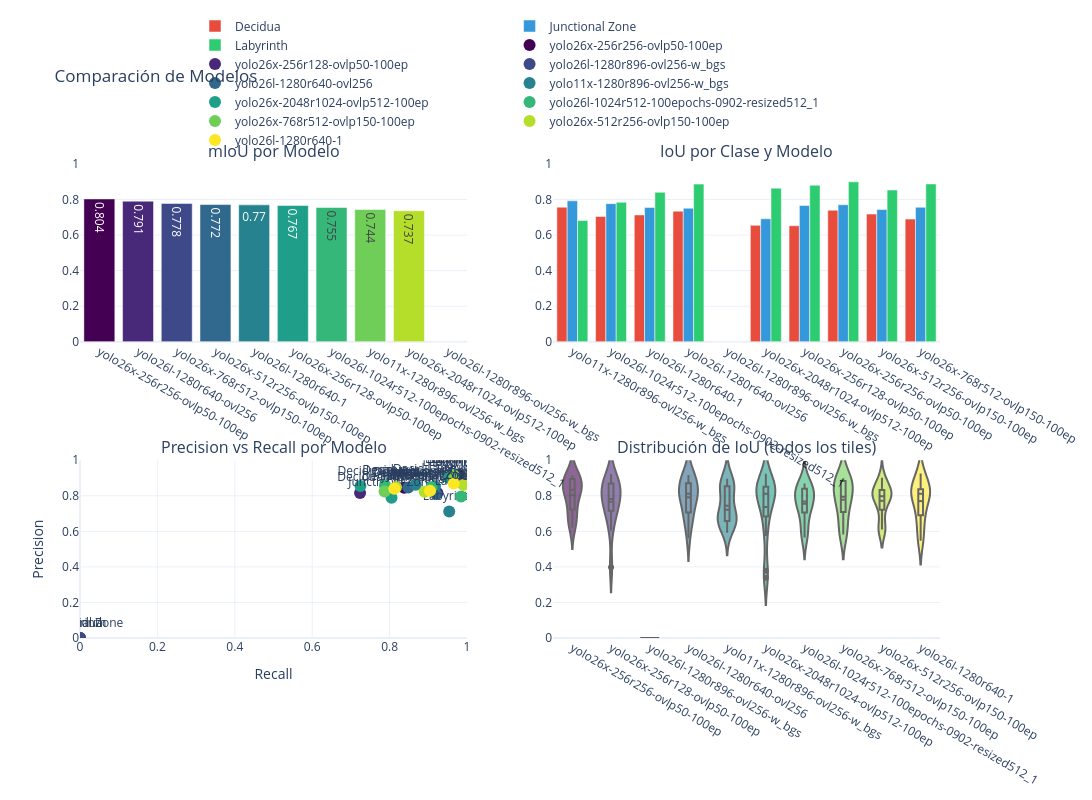

Notebook code cell kept with this figure:
### Code cell
import plotly.graph_objects as go
from plotly.subplots import make_subplots
import plotly.express as px

def create_comparison_dashboard(df, output_path='comparison_dashboard.html'):
    """Dashboard comparativo de todos los modelos"""
    
    models = df['model'].unique()
    classes = df['class_name'].unique()
    
    # CORREGIDO: Usar paleta con más colores o generar colores dinámicamente
    # Opción 1: Usar una paleta más grande
    # colors = px.colors.qualitative.Bold + px.colors.qualitative.Vivid
    
    # Opción 2: Generar colores dinámicamente con una escala continua
    n_models = len(models)
    colors = px.colors.sample_colorscale(
        px.colors.sequential.Viridis, 
        [i/(n_models-1) if n_models > 1 else 0.5 for i in range(n_models)]
    )
    
    fig = make_subplots(
        rows=2, cols=2,
        subplot_titles=(
            'mIoU por Modelo',
            'IoU por Clase y Modelo',
            'Precision vs Recall por Modelo',
            'Distribución de IoU (todos los tiles)'
        ),
        specs=[[{"type": "bar"}, {"type": "bar"}],
               [{"type": "scatter"}, {"type": "violin"}]]
    )
    
    # 1. mIoU global por modelo
    miou_data = df.groupby('model')['iou_mean'].mean().sort_values(ascending=False)
    fig.add_trace(
        go.Bar(x=miou_data.index, y=miou_data.values, 
               marker_color=colors, text=miou_data.values.round(3),
               textposition='auto', showlegend=False),
        row=1, col=1
    )
    
    # 2. IoU por clase
    class_colors = {'Decidua': '#e74c3c', 'Labyrinth': '#2ecc71', 'Junctional Zone': '#3498db'}
    for cls in classes:
        cls_data = df[df['class_name'] == cls].groupby('model')['iou_mean'].mean()
        fig.add_trace(
            go.Bar(name=cls, x=cls_data.index, y=cls_data.values,
                   marker_color=class_colors.get(cls, '#95a5a6')),
            row=1, col=2
        )
    
    # 3. Precision vs Recall - CORREGIDO: colors ahora tiene suficientes elementos
    for i, model in enumerate(models):
        model_data = df[df['model'] == model].groupby('class_name').agg({
            'precision_mean': 'mean',
            'recall_mean': 'mean'
        })
        fig.add_trace(
            go.Scatter(x=model_data['recall_mean'], 
                      y=model_data['precision_mean'],
                      mode='markers+text',
                      name=model,
                      text=model_data.index,
                      textposition='top center',
                      marker=dict(size=12, color=colors[i])),
            row=2, col=1
        )
    fig.update_xaxes(title_text='Recall', row=2, col=1)
    fig.update_yaxes(title_text='Precision', row=2, col=1)
    
    # 4. Distribución de IoU
    for i, model in enumerate(models):
        model_iou = df[df['model'] == model]['iou_mean']
        fig.add_trace(
            go.Violin(y=model_iou, name=model, 
                     fillcolor=colors[i], opacity=0.6,
                     box_visible=True, meanline_visible=True,
                     line_color='black', showlegend=False),
            row=2, col=2
        )
    
    # Layout global
    fig.update_layout(
        height=800, 
        width=1400, 
        title_text="Comparación de Modelos",
        template='plotly_white',
        barmode='group',
        showlegend=True,
        legend=dict(orientation="h", yanchor="bottom", y=1.02, xanchor="center", x=0.5)
    )
    
    fig.update_yaxes(range=[0, 1], row=1, col=1)
    fig.update_yaxes(range=[0, 1], row=1, col=2)
    fig.update_xaxes(range=[0, 1], row=2, col=1)
    fig.update_yaxes(range=[0, 1], row=2, col=1)
    fig.update_yaxes(range=[0, 1], row=2, col=2)
    
    fig.write_html(output_path)
    print(f"Dashboard guardado: {output_path}")
    return fig

# Ejecutar
create_comparison_dashboard(df)

### Figure 1 — Plotly figure (JSON) as saved in the notebook; plotly's stock layout.template omitted (floating-point values rounded to 4 significant figures)
{"data": [{"marker": {"color": ["rgb(68, 1, 84)", "rgb(72, 40, 120)", "rgb(62, 73, 137)", "rgb(49, 104, 142)", "rgb(38, 130, 142)", "rgb(31, 158, 137)", "rgb(53, 183, 121)", "rgb(110, 206, 88)", "rgb(181, 222, 43)", "rgb(253, 231, 37)"]}, "showlegend": false, "text": [0.804, 0.791, 0.778, 0.772, 0.77, 0.767, 0.755, 0.744, 0.737, 0.0], "textposition": "auto", "type": "bar", "x": ["yolo26x-256r256-ovlp50-100ep", "yolo26l-1280r640-ovl256", "yolo26x-768r512-ovlp150-100ep", "yolo26x-512r256-ovlp150-100ep", "yolo26l-1280r640-1", "yolo26x-256r128-ovlp50-100ep", "yolo26l-1024r512-100epochs-0902-resized512_1", "yolo11x-1280r896-ovl256-w_bgs", "yolo26x-2048r1024-ovlp512-100ep", "yolo26l-1280r896-ovl256-w_bgs"], "xaxis": "x", "y": [0.8035, 0.7909, 0.7781, 0.7718, 0.77, 0.7665, 0.7554, 0.7441, 0.7369, 0.0], "yaxis": "y"}, {"marker": {"color": "#e74c3c"}, "name": "Decidua", "type": "bar", "x": ["yolo11x-1280r896-ovl256-w_bgs", "yolo26l-1024r512-100epochs-0902-resized512_1", "yolo26l-1280r640-1", "yolo26l-1280r640-ovl256", "yolo26l-1280r896-ovl256-w_bgs", "yolo26x-2048r1024-ovlp512-100ep", "yolo26x-256r128-ovlp50-100ep", "yolo26x-256r256-ovlp50-100ep", "yolo26x-512r256-ovlp150-100ep", "yolo26x-768r512-ovlp150-100ep"], "xaxis": "x2", "y": [0.7573, 0.7047, 0.7134, 0.7346, 0.0, 0.6547, 0.6526, 0.7398, 0.7181, 0.6901], "yaxis": "y2"}, {"marker": {"color": "#3498db"}, "name": "Junctional Zone", "type": "bar", "x": ["yolo11x-1280r896-ovl256-w_bgs", "yolo26l-1024r512-100epochs-0902-resized512_1", "yolo26l-1280r640-1", "yolo26l-1280r640-ovl256", "yolo26l-1280r896-ovl256-w_bgs", "yolo26x-2048r1024-ovlp512-100ep", "yolo26x-256r128-ovlp50-100ep", "yolo26x-256r256-ovlp50-100ep", "yolo26x-512r256-ovlp150-100ep", "yolo26x-768r512-ovlp150-100ep"], "xaxis": "x2", "y": [0.7928, 0.7769, 0.7559, 0.7512, 0.0, 0.6919, 0.7664, 0.7709, 0.7436, 0.7566], "yaxis": "y2"}, {"marker": {"color": "#2ecc71"}, "name": "Labyrinth", "type": "bar", "x": ["yolo11x-1280r896-ovl256-w_bgs", "yolo26l-1024r512-100epochs-0902-resized512_1", "yolo26l-1280r640-1", "yolo26l-1280r640-ovl256", "yolo26l-1280r896-ovl256-w_bgs", "yolo26x-2048r1024-ovlp512-100ep", "yolo26x-256r128-ovlp50-100ep", "yolo26x-256r256-ovlp50-100ep", "yolo26x-512r256-ovlp150-100ep", "yolo26x-768r512-ovlp150-100ep"], "xaxis": "x2", "y": [0.6822, 0.7845, 0.8408, 0.8869, 0.0, 0.8641, 0.8805, 0.8999, 0.8538, 0.8877], "yaxis": "y2"}, {"marker": {"color": "rgb(68, 1, 84)", "size": 12}, "mode": "markers+text", "name": "yolo26x-256r256-ovlp50-100ep", "text": ["Decidua", "Junctional Zone", "Labyrinth"], "textposition": "top center", "type": "scatter", "x": [0.8379, 0.9122, 0.9782], "xaxis": "x3", "y": [0.8452, 0.8406, 0.9177], "yaxis": "y3"}, {"marker": {"color": "rgb(72, 40, 120)", "size": 12}, "mode": "markers+text", "name": "yolo26x-256r128-ovlp50-100ep", "text": ["Decidua", "Junctional Zone", "Labyrinth"], "textposition": "top center", "type": "scatter", "x": [0.7237, 0.9236, 0.97], "xaxis": "x3", "y": [0.8162, 0.8159, 0.9041], "yaxis": "y3"}, {"marker": {"color": "rgb(62, 73, 137)", "size": 12}, "mode": "markers+text", "name": "yolo26l-1280r896-ovl256-w_bgs", "text": ["Decidua", "Junctional Zone", "Labyrinth"], "textposition": "top center", "type": "scatter", "x": [0.0, 0.0, 0.0], "xaxis": "x3", "y": [0.0, 0.0, 0.0], "yaxis": "y3"}, {"marker": {"color": "rgb(49, 104, 142)", "size": 12}, "mode": "markers+text", "name": "yolo26l-1280r640-ovl256", "text": ["Decidua", "Junctional Zone", "Labyrinth"], "textposition": "top center", "type": "scatter", "x": [0.8481, 0.92, 0.9597], "xaxis": "x3", "y": [0.8464, 0.8096, 0.9193], "yaxis": "y3"}, {"marker": {"color": "rgb(38, 130, 142)", "size": 12}, "mode": "markers+text", "name": "yolo11x-1280r896-ovl256-w_bgs", "text": ["Decidua", "Junctional Zone", "Labyrinth"], "textposition": "top center", "type": "scatter", "x": [0.8677, 0.9172, 0.954], "xaxis": "x3", "y": [0.8624, 0.8537, 0.711], "yaxis": "y3"}, {"marker": {"color": "rgb(31, 158, 137)", "size": 12}, "mode": "markers+text", "name": "yolo26x-2048r1024-ovlp512-100ep", "text": ["Decidua", "Junctional Zone", "Labyrinth"], "textposition": "top center", "type": "scatter", "x": [0.7246, 0.805, 0.9537], "xaxis": "x3", "y": [0.8549, 0.7896, 0.9005], "yaxis": "y3"}, {"marker": {"color": "rgb(53, 183, 121)", "size": 12}, "mode": "markers+text", "name": "yolo26l-1024r512-100epochs-0902-resized512_1", "text": ["Decidua", "Junctional Zone", "Labyrinth"], "textposition": "top center", "type": "scatter", "x": [0.7881, 0.9084, 0.9848], "xaxis": "x3", "y": [0.8592, 0.8479, 0.7962], "yaxis": "y3"}, {"marker": {"color": "rgb(110, 206, 88)", "size": 12}, "mode": "markers+text", "name": "yolo26x-768r512-ovlp150-100ep", "text": ["Decidua", "Junctional Zone", "Labyrinth"], "textposition": "top center", "type": "scatter", "x": [0.7871, 0.9043, 0.9651], "xaxis": "x3", "y": [0.8236, 0.8314, 0.9175], "yaxis": "y3"}, {"marker": {"color": "rgb(181, 222, 43)", "size": 12}, "mode": "markers+text", "name": "yolo26x-512r256-ovlp150-100ep", "text": ["Decidua", "Junctional Zone", "Labyrinth"], "textposition": "top center", "type": "scatter", "x": [0.8165, 0.8907, 0.9903], "xaxis": "x3", "y": [0.8484, 0.8234, 0.8615], "yaxis": "y3"}, {"marker": {"color": "rgb(253, 231, 37)", "size": 12}, "mode": "markers+text", "name": "yolo26l-1280r640-1", "text": ["Decidua", "Junctional Zone", "Labyrinth"], "textposition": "top center", "type": "scatter", "x": [0.8123, 0.9044, 0.9657], "xaxis": "x3", "y": [0.84, 0.8277, 0.8698], "yaxis": "y3"}, {"box": {"visible": true}, "fillcolor": "rgb(68, 1, 84)", "line": {"color": "black"}, "meanline": {"visible": true}, "name": "yolo26x-256r256-ovlp50-100ep", "opacity": 0.6, "showlegend": false, "type": "violin", "xaxis": "x4", "y": [0.8395, 0.7118, 0.9015, 0.6486, 0.6809, 0.8951, 0.8185, 0.8918, 0.8347, 0.8035, 0.916, 0.621, 0.8398, 0.8953, 0.7552], "yaxis": "y4"}, {"box": {"visible": true}, "fillcolor": "rgb(72, 40, 120)", "line": {"color": "black"}, "meanline": {"visible": true}, "name": "yolo26x-256r128-ovlp50-100ep", "opacity": 0.6, "showlegend": false, "type": "violin", "xaxis": "x4", "y": [0.7725, 0.7267, 0.9233, 0.3976, 0.6736, 0.8419, 0.7813, 0.8798, 0.774, 0.8787, 0.8176, 0.6064, 0.833, 0.8789, 0.7125], "yaxis": "y4"}, {"box": {"visible": true}, "fillcolor": "rgb(62, 73, 137)", "line": {"color": "black"}, "meanline": {"visible": true}, "name": "yolo26l-1280r896-ovl256-w_bgs", "opacity": 0.6, "showlegend": false, "type": "violin", "xaxis": "x4", "y": [0.0, 0.0, 0.0, 0.0, 0.0, 0.0, 0.0, 0.0, 0.0, 0.0, 0.0, 0.0, 0.0, 0.0, 0.0], "yaxis": "y4"}, {"box": {"visible": true}, "fillcolor": "rgb(49, 104, 142)", "line": {"color": "black"}, "meanline": {"visible": true}, "name": "yolo26l-1280r640-ovl256", "opacity": 0.6, "showlegend": false, "type": "violin", "xaxis": "x4", "y": [0.865, 0.7694, 0.9168, 0.6746, 0.5618, 0.8166, 0.8207, 0.8726, 0.7807, 0.6681, 0.7924, 0.911, 0.9174, 0.8115, 0.6844], "yaxis": "y4"}, {"box": {"visible": true}, "fillcolor": "rgb(38, 130, 142)", "line": {"color": "black"}, "meanline": {"visible": true}, "name": "yolo11x-1280r896-ovl256-w_bgs", "opacity": 0.6, "showlegend": false, "type": "violin", "xaxis": "x4", "y": [0.8957, 0.6499, 0.8065, 0.6542, 0.5927, 0.7344, 0.8587, 0.6352, 0.8778, 0.8412, 0.7216, 0.6879, 0.865, 0.6698, 0.6711], "yaxis": "y4"}, {"box": {"visible": true}, "fillcolor": "rgb(31, 158, 137)", "line": {"color": "black"}, "meanline": {"visible": true}, "name": "yolo26x-2048r1024-ovlp512-100ep", "opacity": 0.6, "showlegend": false, "type": "violin", "xaxis": "x4", "y": [0.84, 0.7251, 0.924, 0.379, 0.3385, 0.815, 0.8426, 0.7937, 0.8116, 0.8794, 0.7492, 0.5733, 0.8596, 0.853, 0.6697], "yaxis": "y4"}, {"box": {"visible": true}, "fillcolor": "rgb(53, 183, 121)", "line": {"color": "black"}, "meanline": {"visible": true}, "name": "yolo26l-1024r512-100epochs-0902-resized512_1", "opacity": 0.6, "showlegend": false, "type": "violin", "xaxis": "x4", "y": [0.8464, 0.7674, 0.869, 0.565, 0.6281, 0.8484, 0.8193, 0.7459, 0.8048, 0.8046, 0.6998, 0.5853, 0.8651, 0.7597, 0.7221], "yaxis": "y4"}, {"box": {"visible": true}, "fillcolor": "rgb(110, 206, 88)", "line": {"color": "black"}, "meanline": {"visible": true}, "name": "yolo26x-768r512-ovlp150-100ep", "opacity": 0.6, "showlegend": false, "type": "violin", "xaxis": "x4", "y": [0.7943, 0.7159, 0.8994, 0.5816, 0.6235, 0.8579, 0.8212, 0.8924, 0.7784, 0.7704, 0.8933, 0.5897, 0.852, 0.8956, 0.7064], "yaxis": "y4"}, {"box": {"visible": true}, "fillcolor": "rgb(181, 222, 43)", "line": {"color": "black"}, "meanline": {"visible": true}, "name": "yolo26x-512r256-ovlp150-100ep", "opacity": 0.6, "showlegend": false, "type": "violin", "xaxis": "x4", "y": [0.7982, 0.712, 0.8366, 0.6105, 0.6106, 0.8815, 0.797, 0.8125, 0.8187, 0.785, 0.9019, 0.6151, 0.8135, 0.8364, 0.748], "yaxis": "y4"}, {"box": {"visible": true}, "fillcolor": "rgb(253, 231, 37)", "line": {"color": "black"}, "meanline": {"visible": true}, "name": "yolo26l-1280r640-1", "opacity": 0.6, "showlegend": false, "type": "violin", "xaxis": "x4", "y": [0.8293, 0.7796, 0.9256, 0.5644, 0.547, 0.8175, 0.8398, 0.8734, 0.8122, 0.6457, 0.7888, 0.9047, 0.6829, 0.8245, 0.7152], "yaxis": "y4"}], "layout": {"annotations": [{"font": {"size": 16}, "showarrow": false, "text": "mIoU por Modelo", "x": 0.225, "xanchor": "center", "xref": "paper", "y": 1, "yanchor": "bottom", "yref": "paper"}, {"font": {"size": 16}, "showarrow": false, "text": "IoU por Clase y Modelo", "x": 0.775, "xanchor": "center", "xref": "paper", "y": 1, "yanchor": "bottom", "yref": "paper"}, {"font": {"size": 16}, "showarrow": false, "text": "Precision vs Recall por Modelo", "x": 0.225, "xanchor": "center", "xref": "paper", "y": 0.375, "yanchor": "bottom", "yref": "paper"}, {"font": {"size": 16}, "showarrow": false, "text": "Distribución de IoU (todos los tiles)", "x": 0.775, "xanchor": "center", "xref": "paper", "y": 0.375, "yanchor": "bottom", "yref": "paper"}], "barmode": "group", "height": 800, "legend": {"orientation": "h", "x": 0.5, "xanchor": "center", "y": 1.02, "yanchor": "bottom"}, "showlegend": true, "title": {"text": "Comparación de Modelos"}, "width": 1400, "xaxis": {"anchor": "y", "domain": [0, 0.45]}, "xaxis2": {"anchor": "y2", "domain": [0.55, 1]}, "xaxis3": {"anchor": "y3", "domain": [0, 0.45], "range": [0, 1], "title": {"text": "Recall"}}, "xaxis4": {"anchor": "y4", "domain": [0.55, 1]}, "yaxis": {"anchor": "x", "domain": [0.625, 1], "range": [0, 1]}, "yaxis2": {"anchor": "x2", "domain": [0.625, 1], "range": [0, 1]}, "yaxis3": {"anchor": "x3", "domain": [0, 0.375], "range": [0, 1], "title": {"text": "Precision"}}, "yaxis4": {"anchor": "x4", "domain": [0, 0.375], "range": [0, 1]}}}
